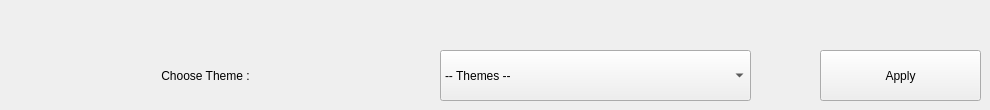
    <widget class="QWidget" name="tab_4">
     <attribute name="title">
      <string>Settings</string>
     </attribute>
     <widget class="QPushButton" name="btn_apply">
      <property name="geometry">
       <rect>
        <x>820</x>
        <y>50</y>
        <width>161</width>
        <height>51</height>
       </rect>
      </property>
      <property name="text">
       <string>Apply</string>
      </property>
     </widget>
     <widget class="QComboBox" name="cmb_box_themes">
      <property name="geometry">
       <rect>
        <x>440</x>
        <y>50</y>
        <width>311</width>
        <height>51</height>
       </rect>
      </property>
      <property name="mouseTracking">
       <bool>false</bool>
      </property>
      <property name="layoutDirection">
       <enum>Qt::LeftToRight</enum>
      </property>
      <item>
       <property name="text">
        <string>-- Themes --</string>
       </property>
      </item>
      <item>
       <property name="text">
        <string>Q Dark </string>
       </property>
      </item>
      <item>
       <property name="text">
        <string>Dark Orange</string>
       </property>
      </item>
      <item>
       <property name="text">
        <string>Dark Gray</string>
       </property>
      </item>
      <item>
       <property name="text">
        <string>Dark Blue</string>
       </property>
      </item>
     </widget>
     <widget class="QLabel" name="label_4">
      <property name="geometry">
       <rect>
        <x>70</x>
        <y>50</y>
        <width>271</width>
        <height>51</height>
       </rect>
      </property>
      <property name="text">
       <string>Choose Theme :</string>
      </property>
      <property name="alignment">
       <set>Qt::AlignCenter</set>
      </property>
     </widget>
    </widget>
